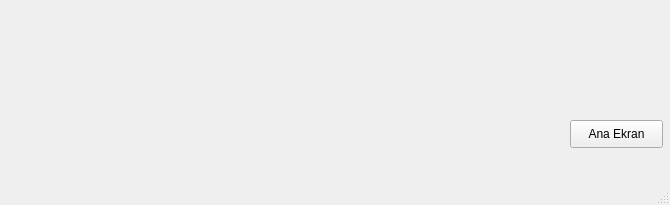
<?xml version="1.0" encoding="UTF-8"?>
<ui version="4.0">
 <class>MainWindow</class>
 <widget class="QMainWindow" name="MainWindow">
  <property name="geometry">
   <rect>
    <x>0</x>
    <y>0</y>
    <width>670</width>
    <height>205</height>
   </rect>
  </property>
  <property name="windowTitle">
   <string>Veri depolama ve yönetim</string>
  </property>
  <widget class="QWidget" name="centralwidget">
   <widget class="QPushButton" name="pushButton">
    <property name="geometry">
     <rect>
      <x>570</x>
      <y>120</y>
      <width>93</width>
      <height>28</height>
     </rect>
    </property>
    <property name="text">
     <string>Ana Ekran</string>
    </property>
   </widget>
  </widget>
  <widget class="QMenuBar" name="menubar">
   <property name="geometry">
    <rect>
     <x>0</x>
     <y>0</y>
     <width>670</width>
     <height>26</height>
    </rect>
   </property>
  </widget>
  <widget class="QStatusBar" name="statusbar"/>
 </widget>
 <resources/>
 <connections/>
</ui>
